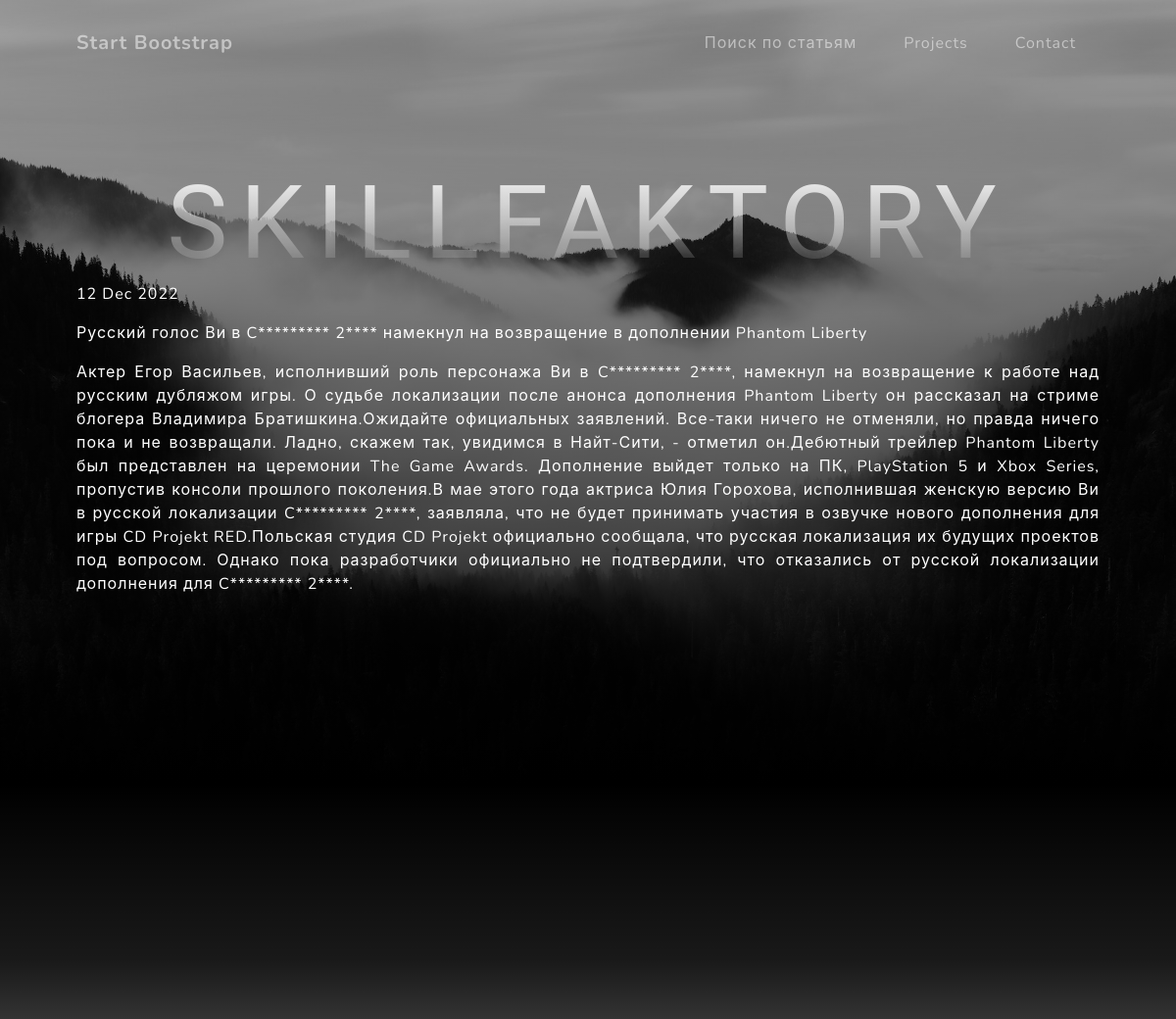
Screenshot of /news/1 with the database file from the repository.
### news/models.py (models this page shows, shortened)
class Post(models.Model):
    news = "NS"
    papers = "PP"
    event_choose = [(news, "Новость"), (papers, "Статья")]
    post_author = models.ForeignKey(Author, on_delete=models.CASCADE)
    categories = models.ManyToManyField(Category, through=PostCategory)
    time_in_post = models.DateTimeField(auto_now_add=True)
    event = models.CharField(choices=event_choose, max_length=2)
    title = models.CharField(max_length=199)
    post_text = models.TextField()
    post_rating = models.IntegerField(default=0)

### news/views.py (the view)
# urls.py: path('<int:pk>', PostDetail.as_view(), name='news_detail'),
class PostDetail(DetailView):
    model = Post
    template_name = 'post_id.html'
    context_object_name = 'post'

### news/templatetags/custom_filters.py (called while the page is built)
@register.filter(name='censor')
def censor(value):
    for sw in stop_words:
        value = value.replace(sw, sw[0] + '*' * len(sw))
    return value

### templates/post_id.html (shortened to what this page needs)
{% extends 'flatpages/default.html' %}
{% load custom_filters %}
{% block content_id %}
<span style="color: #ffffff;">
               <p style="text-align: justify;">{{ post.time_in_post|date:'d M Y'  }}</p>
               <p style="text-align: justify;">{{ post.title|censor }}</p>
               <p style="text-align: justify;">{{ post.post_text|censor}}</p>
</span>
{% endblock content_id %}

### templates/flatpages/default.html (shortened to what this page needs)
<!DOCTYPE html>
<html lang="en">
    <head>
        {% load static %}
        <link href="{% static 'css/styles.css' %}" rel="stylesheet" />
    </head>
    <body id="page-top">
        <nav class="navbar navbar-expand-lg navbar-light fixed-top" id="mainNav">
            <div class="container px-4 px-lg-5">
                <a class="navbar-brand" href="#page-top">Start Bootstrap</a>
                <div class="collapse navbar-collapse" id="navbarResponsive">
                    <ul class="navbar-nav ms-auto">
                        <li class="nav-item"><a class="nav-link" href="#about">Поиск по статьям</a></li>
                        <li class="nav-item"><a class="nav-link" href="#projects">Projects</a></li>
                        <li class="nav-item"><a class="nav-link" href="#signup">Contact</a></li>
                    </ul>
                </div>
            </div>
        </nav>
        <header class="masthead">
            <div class="container px-4 px-lg-5 d-flex h-100 align-items-center justify-content-center">
                <div class="d-flex justify-content-center">
                    <div class="text-center">
                        <h1 class="mx-auto my-0 text-uppercase"> SkillFaktory</h1>
                        <div class="row gx-4 gx-lg-5 justify-content-center">{% block content_id %}{% endblock content_id %}
                    </div>
                </div>
            </div>
        </header>
        <section class="about-section text-center" id="about">
            <div class="container px-4 px-lg-5">
                <div class="row gx-4 gx-lg-5 justify-content-left">{% block found %}{% endblock found %}
                    <div class="col-lg-">
                    </div>
                </div>
            </div>
        </section>
</html>

### rows the page displays
Post: time_in_post "12 Dec 2022", title|censor "Русский голос Ви в C********* 2**** намекнул на возвращение в дополнении Phantom Liberty", post_text|censor "Актер Егор Васильев, исполнивший роль персонажа Ви в C********* 2****, намекнул на возвращение к работе над русским дубляжом игры. О судьбе локализации после анонса дополнения Phantom Liberty он рассказал на стриме блогера Владимира Братишкина.Ожидайте официальных заявлений. Все-таки ничего не отменяли, но правда ничего пока и не возвращали. Ладно, скажем так, увидимся в Найт-Сити, - отметил он.Дебютный трейлер Phantom Liberty был представлен на церемонии The Game Awards. Дополнение выйдет только на ПК, PlayStation 5 и Xbox Series, пропустив консоли прошлого поколения.В мае этого года актриса Юлия Горохова, исполнившая женскую версию Ви в русской локализации C********* 2****, заявляла, что…"
